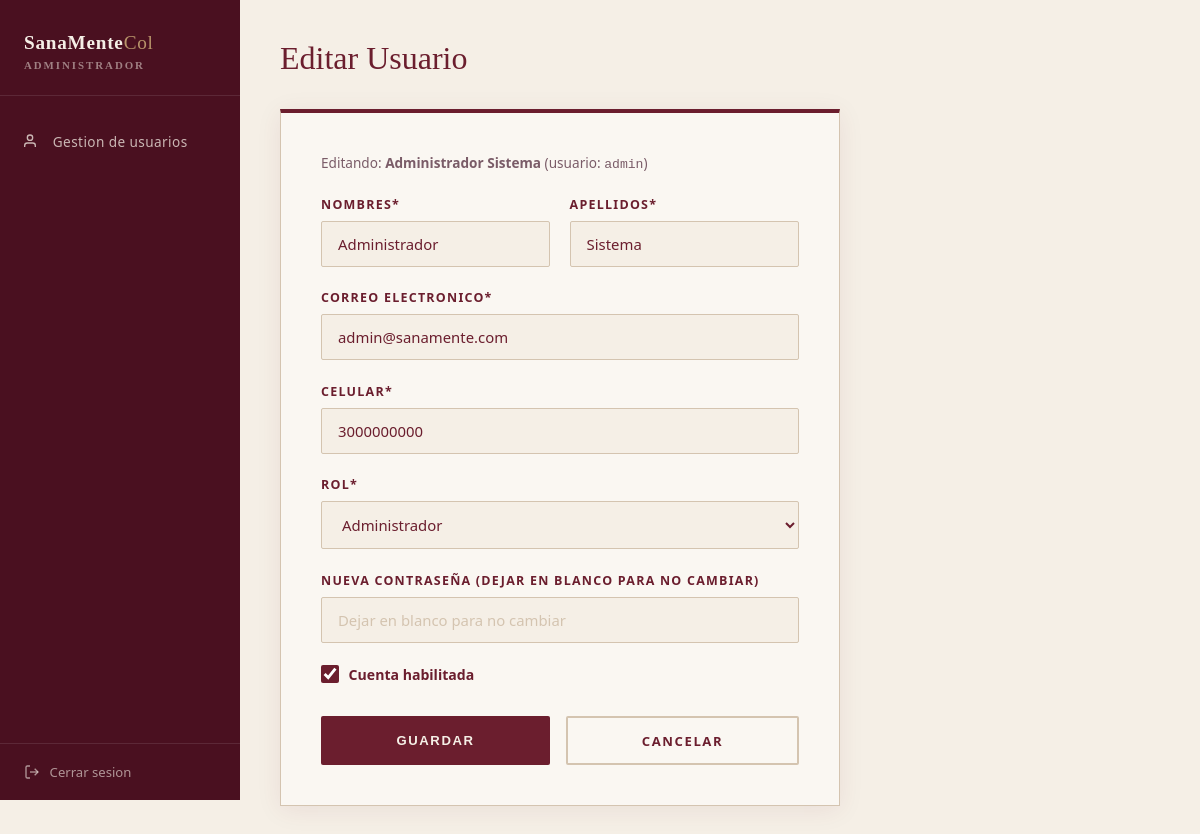
Screenshot of /admin-panel/usuarios/1/editar/ (signed in) with the database file from the repository.
### citas/models.py (models this page shows, shortened)
class Usuario(AbstractUser):
    ROL_CHOICES = [
        ('admin', 'Administrador'),
        ('psicologo', 'Psicologo'),
        ('paciente', 'Paciente'),
    ]
    nombre = models.CharField(max_length=80, verbose_name='Nombre')
    apellidos = models.CharField(max_length=80, verbose_name='Apellidos')
    correo = models.EmailField(unique=True, verbose_name='Correo electronico')
    celular = models.CharField(max_length=20, blank=True, verbose_name='Celular')
    rol = models.CharField(max_length=20, choices=ROL_CHOICES, verbose_name='Rol')
    habilitado = models.BooleanField(default=True, verbose_name='Habilitado')
    fecha_registro = models.DateTimeField(auto_now_add=True)
    class Meta:
        verbose_name = 'Usuario'
        verbose_name_plural = 'Usuarios'
    def nombre_completo(self):
        return f'{self.nombre} {self.apellidos}'

### citas/views.py (the view)
        @login_required
        def wrapper(request, *args, **kwargs):
            if request.user.rol not in roles:
                messages.error(request, 'No tienes permiso para acceder a esa pagina.')
                return redirect('dashboard')
            return vista(request, *args, **kwargs)

### citas/forms.py (shortened to what this page needs)
class FormularioEditarUsuario(forms.ModelForm):
    contrasena_nueva = forms.CharField(
        label='Nueva contraseña (dejar en blanco para no cambiar)',
        required=False,
        min_length=6,
        widget=forms.PasswordInput(attrs={'placeholder': 'Dejar en blanco para no cambiar'}),
    )
    class Meta:
        model = Usuario
        fields = ['nombre', 'apellidos', 'correo', 'celular', 'rol', 'habilitado']
        widgets = {
            'nombre': forms.TextInput(),
            'apellidos': forms.TextInput(),
            'correo': forms.EmailInput(),
            'celular': forms.TextInput(),
        }

### citas/views.py (called while the page is built)
def requiere_rol(*roles):
    def decorador(vista):
        @login_required
        def wrapper(request, *args, **kwargs):
            if request.user.rol not in roles:
                messages.error(request, 'No tienes permiso para acceder a esa pagina.')
                return redirect('dashboard')
            return vista(request, *args, **kwargs)
        return wrapper
    return decorador

@requiere_rol('admin')
def editar_usuario(request, usuario_id):
    usuario_obj = get_object_or_404(Usuario, pk=usuario_id)
    formulario = FormularioEditarUsuario(instance=usuario_obj)
    if request.method == 'POST':
        formulario = FormularioEditarUsuario(request.POST, instance=usuario_obj)
        if formulario.is_valid():
            formulario.save()
            messages.success(request, 'Usuario actualizado correctamente.')
            return redirect('panel_admin')
    return render(request, 'admin_crear_usuario.html', {
        'formulario': formulario,
        'accion': 'Editar',
        'usuario_editado': usuario_obj,
    })

### templates/admin_crear_usuario.html (shortened to what this page needs)
{% extends 'base.html' %}
{% load static %}
{% block contenido %}
<div class="app-layout">
  <aside class="sidebar">
    <div class="sidebar-logo">SanaMente<span>Col</span><div class="sidebar-rol">Administrador</div></div>
    <nav class="sidebar-nav">
      <a href="{% url 'panel_admin' %}">
        <svg width="16" height="16" fill="none" stroke="currentColor" stroke-width="2" viewBox="0 0 24 24">
          <path d="M17 21v-2a4 4 0 0 0-4-4H5a4 4 0 0 0-4 4v2"/><circle cx="9" cy="7" r="4"/>
        </svg>
        Gestion de usuarios
      </a>
    </nav>
    <div class="sidebar-salir">
      <a href="{% url 'logout' %}">
        <svg width="16" height="16" fill="none" stroke="currentColor" stroke-width="2" viewBox="0 0 24 24">
          <path d="M9 21H5a2 2 0 0 1-2-2V5a2 2 0 0 1 2-2h4"/>
          <polyline points="16 17 21 12 16 7"/><line x1="21" y1="12" x2="9" y2="12"/>
        </svg>
        Cerrar sesion
      </a>
    </div>
  </aside>
  <main class="main-content">
    <div class="page-header">
      <h1>{{ accion }} Usuario</h1>
    </div>
    <div class="form-card">
      {% if accion == 'Editar' and usuario_editado %}
      <p style="font-size:.85rem; color:var(--texto-medio); margin-bottom:1.5rem;">
        Editando: <strong>{{ usuario_editado.nombre_completo }}</strong>
        (usuario: <code style="font-size:.82rem;">{{ usuario_editado.username }}</code>)
      </p>
      {% endif %}
      <form method="POST">
        <div class="fila-campos">
          <div class="grupo-campo">
            <label>Nombres*</label>
            <input type="text" name="nombre" value="{{ formulario.nombre.value|default:'' }}" placeholder="Nombre" required>
          </div>
          <div class="grupo-campo">
            <label>Apellidos*</label>
            <input type="text" name="apellidos" value="{{ formulario.apellidos.value|default:'' }}" placeholder="Apellidos" required>
          </div>
        </div>
        <div class="grupo-campo">
          <label>Correo electronico*</label>
          <input type="email" name="correo" value="{{ formulario.correo.value|default:'' }}" placeholder="correo@ejemplo.com" required>
        </div>
        <div class="grupo-campo">
          <label>Celular*</label>
          <input type="tel" name="celular" value="{{ formulario.celular.value|default:'' }}" placeholder="Ej: 3001234567">
        </div>
        <div class="grupo-campo">
          <label>Rol*</label>
          <select name="rol" required>
            {% for valor, etiqueta in formulario.fields.rol.choices %}
            <option value="{{ valor }}" {% if formulario.rol.value == valor %}selected{% endif %}>{{ etiqueta }}</option>
            {% endfor %}
          </select>
        </div>
        <div class="grupo-campo">
          <label>{% if accion == 'Crear' %}Contraseña*{% else %}Nueva contraseña (dejar en blanco para no cambiar){% endif %}</label>
          <input type="password" name="{% if accion == 'Crear' %}contrasena{% else %}contrasena_nueva{% endif %}"
            placeholder="{% if accion == 'Crear' %}Minimo 6 caracteres{% else %}Dejar en blanco para no cambiar{% endif %}"
            {% if accion == 'Crear' %}required{% endif %}>
        </div>
        {% if accion == 'Editar' %}
        <div class="checkbox-fila">
          <input type="checkbox" id="habilitado" name="habilitado" {% if formulario.habilitado.value %}checked{% endif %}>
          <label for="habilitado">Cuenta habilitada</label>
        </div>
        {% endif %}
        <div class="botones-form">
          <button type="submit" class="btn-guardar">Guardar</button>
          <a href="{% url 'panel_admin' %}" class="btn-cancelar">Cancelar</a>
        </div>
      </form>
    </div>
  </main>
</div>
{% endblock %}

### static/estilos.css (style rules this page uses)
*, *::before, *::after { box-sizing: border-box; margin: 0; padding: 0; }
:root { --vino: #6B1E2E; --vino-claro: #8B2E42; --vino-oscuro: #4A1020; --beige: #F5EFE6; --beige-medio: #EDE3D5; --beige-oscuro:#D4C4B0; --crema: #FAF7F2; --texto-medio: #7A5C68; --dorado: #B8946A; --fuente-serif: Georgia, 'Times New Roman', serif; --fuente-sans: 'Trebuchet MS', Verdana, system-ui, sans-serif; }
html { scroll-behavior: smooth; }
body { font-family: var(--fuente-sans); background: var(--beige); color: var(--vino); overflow-x: hidden; }
.grupo-campo { margin-bottom: 1.4rem; }
.grupo-campo label { display: block; font-size: .78rem; font-weight: 600; letter-spacing: .1em; text-transform: uppercase; color: var(--vino); margin-bottom: .5rem; }
.grupo-campo input[type="text"], .grupo-campo input[type="password"], .grupo-campo input[type="email"], .grupo-campo input[type="tel"] { width: 100%; padding: .75rem 1rem; background: var(--beige); border: 1px solid var(--beige-oscuro); border-radius: 2px; font-family: var(--fuente-sans); font-size: .93rem; color: var(--vino); outline: none; transition: border-color .25s, box-shadow .25s, background .25s; }
.grupo-campo input::placeholder { color: var(--beige-oscuro); }
.fila-campos { display: grid; grid-template-columns: 1fr 1fr; gap: 0 1.2rem; }
.app-layout { display: flex; min-height: 100vh; }
.main-content { margin-left: 240px; flex: 1; padding: 2.5rem; }
.page-header { margin-bottom: 2rem; }
.page-header h1 { font-family: var(--fuente-serif); font-size: 2rem; font-weight: normal; color: var(--vino); margin-bottom: .3rem; }
.sidebar { width: 240px; background: var(--vino-oscuro); color: var(--beige); display: flex; flex-direction: column; position: fixed; top: 0; left: 0; height: 100vh; z-index: 50; }
.sidebar-logo { padding: 2rem 1.5rem 1.5rem; border-bottom: 1px solid rgba(255,255,255,.1); font-family: var(--fuente-serif); font-size: 1.2rem; font-weight: bold; letter-spacing: .04em; color: var(--beige); }
.sidebar-logo span { color: var(--dorado); font-weight: normal; }
.sidebar-rol { font-size: .68rem; letter-spacing: .18em; text-transform: uppercase; color: rgba(245,239,230,.5); margin-top: .3rem; }
.sidebar-nav { flex: 1; padding: 1.5rem 0; }
.sidebar-nav a { display: flex; align-items: center; gap: .8rem; padding: .75rem 1.5rem; color: rgba(245,239,230,.75); text-decoration: none; font-size: .85rem; letter-spacing: .03em; transition: background .2s, color .2s; }
.sidebar-nav svg { flex-shrink: 0; }
.sidebar-salir { padding: 1.2rem 1.5rem; border-top: 1px solid rgba(255,255,255,.1); }
.sidebar-salir a { display: flex; align-items: center; gap: .6rem; color: rgba(245,239,230,.6); text-decoration: none; font-size: .82rem; transition: color .2s; }
.form-card { background: var(--crema); border: 1px solid var(--beige-oscuro); border-top: 4px solid var(--vino); padding: 2.5rem; max-width: 560px; box-shadow: 0 4px 24px rgba(107,30,46,.08); }
.grupo-campo select { width: 100%; padding: .75rem 1rem; background: var(--beige); border: 1px solid var(--beige-oscuro); border-radius: 2px; font-size: .93rem; color: var(--vino); outline: none; transition: border-color .25s, box-shadow .25s; font-family: inherit; }
.checkbox-fila { display: flex; align-items: center; gap: .6rem; margin-bottom: 1.4rem; }
.checkbox-fila input[type=checkbox] { width: 18px; height: 18px; accent-color: var(--vino); }
.checkbox-fila label { font-size: .88rem; color: var(--vino); font-weight: 600; }
.botones-form { display: flex; gap: 1rem; margin-top: 2rem; }
.btn-guardar { flex: 1; padding: .85rem; background: var(--vino); color: var(--beige); border: none; cursor: pointer; font-size: .82rem; font-weight: 600; letter-spacing: .12em; text-transform: uppercase; border-radius: 2px; transition: background .2s, transform .2s; }
.btn-cancelar { flex: 1; padding: .85rem; background: transparent; color: var(--vino); border: 2px solid var(--beige-oscuro); cursor: pointer; font-size: .82rem; font-weight: 600; letter-spacing: .12em; text-transform: uppercase; border-radius: 2px; text-decoration: none; text-align: center; transition: border-color .2s, background .2s; }

### rows the page displays
Usuario: nombre_completo "Administrador Sistema", username "admin", nombre "Administrador", apellidos "Sistema", correo "admin@sanamente.com", celular "3000000000", rol "Administrador"

### other values shown
{{ accion }} "Editar"
